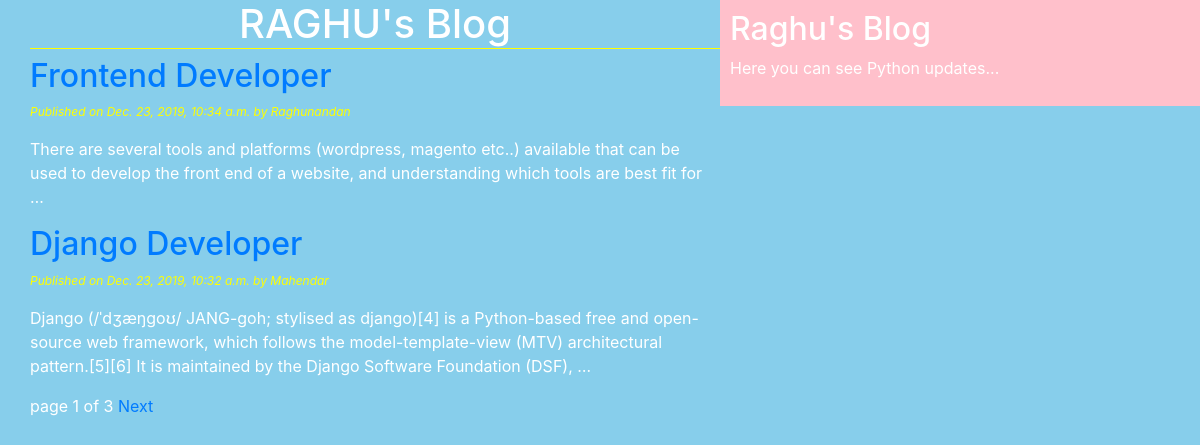
The page / on the database its author committed.
### blogapp/models.py (models this page shows, shortened)
class Post(models.Model):
    STATUS_CHOICES = (('draft', 'Draft'),('published','Published'))
    title = models.CharField(max_length = 250)
    slug = models.SlugField(max_length=250, unique_for_date = 'publish')
    author = models.ForeignKey(User, related_name='blog_posts', on_delete=models.CASCADE)
    body = models.TextField()
    publish = models.DateTimeField(default = timezone.now)
    created = models.DateTimeField(auto_now_add=True)
    updated = models.DateTimeField(auto_now=True)
    status = models.CharField(max_length = 10, choices = STATUS_CHOICES, default = 'draft')
    class Meta:
        ordering = ('-publish',)
    def get_absolute_url(self):
        return reverse('post_detail', args = [self.publish.year, self.publish.month, self.publish.day, self.slug])

### blogapp/views.py (the view)
# urls.py: path('', views.post_list_view),
def post_list_view(request):
    post_list = Post.objects.all()
    paginator = Paginator(post_list,2)
    page_number = request.GET.get('page')
    try:
        post_list = paginator.page(page_number)
    except PageNotAnInteger:
        post_list = paginator.page(1)
    except EmptyPage:
        post_list = paginator.page(paginator.num_pages)
    return render(request, 'blogapp/post_list.html',{'post_list':post_list})

### templates/blogapp/post_list.html (shortened to what this page needs)
<!DOCTYPE html>
{% extends 'blogapp/base.html' %}
{% block content%}
<h1>RAGHU's Blog </h1>
{% for post in post_list %}
    <a href="{{post.get_absolute_url}}"><h2>{{post.title}}</h2></a>
    <p id='date'>Published on {{post.publish}} by {{post.author|title}}</p>
    {{post.body|truncatewords:30|linebreaks}}
{% endfor %}
{% include 'blogapp/pagination.html' with page=post_list %}
{% endblock %}

### templates/blogapp/base.html (shortened to what this page needs)
<!DOCTYPE html>
{% load staticfiles %}
<html lang="en" dir="ltr">
  <head>
    <link rel="stylesheet" href="https://stackpath.bootstrapcdn.com/bootstrap/4.4.1/css/bootstrap.min.css">
    <link rel="stylesheet" href="{%static "css/style.css" %}">
  </head>
  <body>
    <div class="content">
      {% block content %}
      {% endblock %}
    </div>
    <div class="sidebar">
      <h2> Raghu's Blog</h2>
      <p>Here you can see Python updates...</p>
    </div>
  </body>
</html>

### templates/blogapp/pagination.html (shortened to what this page needs)
<div class="paginator">
  <span class = 'current'>
    page {{page.number}} of {{page.paginator.num_pages}}
  </span>
  <span>
    {% if page.has_next %}
    <a href="?page={{page.next_page_number}}">Next</a>
    {% endif %}
  </div>

### static/css/style.css (style rules this page uses)
.content { width: 60%; float: left; padding: 0 0 0 30px; background: skyblue; height: 100%; }
.sidebar { width: 40%; float: right; padding: 10px; background: pink; height: 100%; }
h1 { text-align: center; border-bottom: 1px solid yellow; }
body { color: white; background: skyblue; }
#date { font-size: 12px; color: yellow; font-style: italic; }

### rows shown on the page
Post: title "Frontend Developer", publish "Dec. 23, 2019, 10:34 a.m.", author "Raghunandan", body "There are several tools and platforms (wordpress, magento etc..) available that can be used to develop the front end of a website, and understanding which tools are best fit for …"
Post: title "Django Developer", publish "Dec. 23, 2019, 10:32 a.m.", author "Mahendar", body "Django (/ˈdʒæŋɡoʊ/ JANG-goh; stylised as django)[4] is a Python-based free and open-source web framework, which follows the model-template-view (MTV) architectural pattern.[5][6] It is maintained by the Django Software Foundation (DSF), …"

### other values the page prints
{{ page.number }} "1"
{{ page.paginator.num_pages }} "3"
